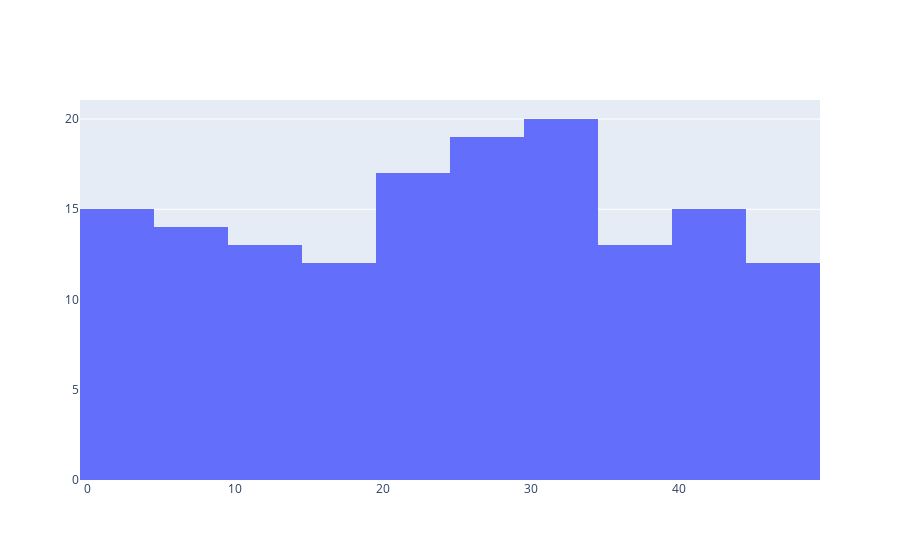

Notebook code cell kept with this figure:
### Code cell
#Histogram---go.Histogram()
fig=go.Figure(go.Histogram(x=X))
fig.show()

### Figure 1 — Plotly figure (JSON) as saved in the notebook; plotly's stock layout.template omitted (floating-point values rounded to 4 significant figures; data arrays with more than 128 entries replaced by an {"elided": "..."} marker saying what was removed)
{"data": [{"type": "histogram", "x": {"elided": "150 int values"}}], "layout": {}}
